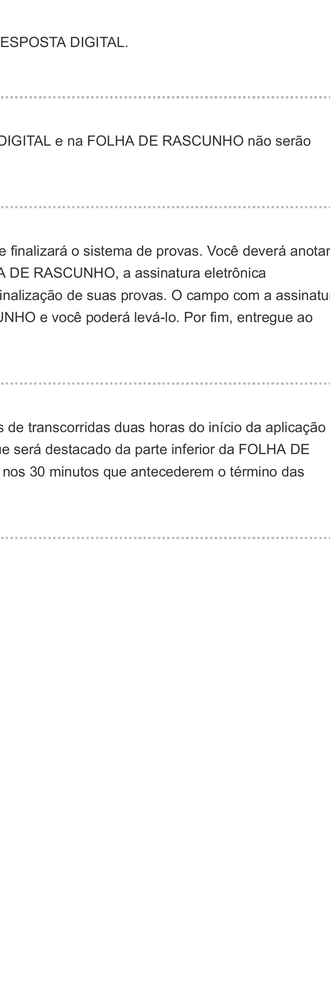
#> input picture 5Passo-OrganizarImagensColunasEInteiras/divididas-sem-bordas-do-meio/pagina_enem_02_direita.png, 330 x 1000 px, shrunk from 869 x 2636 before the run, found by its file name; its folder holds 4 pictures in this run
$ python concatenar_verticalmente.py
#> lines starting #> are read from the running program, lines starting #| are printed output that depends on the picture
"""
Proposito: Concatenar verticalmente as imagens de colunas do Passo 5 (ENEM 2022 Digital).
Adaptado do codigo original de Alexandre Nassar de Peder
"""

from PIL import Image
import os
import re

# Ajuste de caminhos relativos a partir da raiz do projeto
pasta_imagens = "5Passo-OrganizarImagensColunasEInteiras/divididas-sem-bordas-do-meio"
pasta_saida = "6Passo-ConcatenarVerticalmente"

os.makedirs(pasta_saida, exist_ok=True)

# Funcao para extrair o numero da pagina e ordenar corretamente
def get_sort_key(nome_arquivo):
    # Extrai o numero da pagina
    numero = int(re.search(r'pagina_enem_(\d+)_', nome_arquivo).group(1))
    # Define a ordem: esquerda primeiro (0), depois direita (1)
    lado = 0 if 'esquerda' in nome_arquivo else 1
    return (numero, lado)

if not os.path.exists(pasta_imagens):
    print(f"Erro: A pasta de origem '{pasta_imagens}' nao foi encontrada!")
else:
    print("Coletando e ordenando as imagens do Passo 5...")
    arquivos = [f for f in os.listdir(pasta_imagens) if f.endswith('.png')]
    arquivos.sort(key=get_sort_key)

    if not arquivos:
        print("Aviso: Nenhuma imagem encontrada na pasta de origem.")
    else:
        imagens = []
        for arquivo in arquivos:
            caminho = os.path.join(pasta_imagens, arquivo)
            imagens.append(Image.open(caminho))
            print(f"Adicionando a pilha: {arquivo}")

        # Encontrar a largura maxima
        largura_max = max(img.width for img in imagens)

        # Concatenar verticalmente
        print("\nGerando a imagem vertical unificada (isto pode levar alguns segundos)...")
        altura_total = sum(img.height for img in imagens)
        imagem_final = Image.new('RGB', (largura_max, altura_total))
#> imagem_final: PIL image 330x4000 RGB; every value is 0

        y = 0
        for img in imagens:
            imagem_final.paste(img, (0, y))
            y += img.height
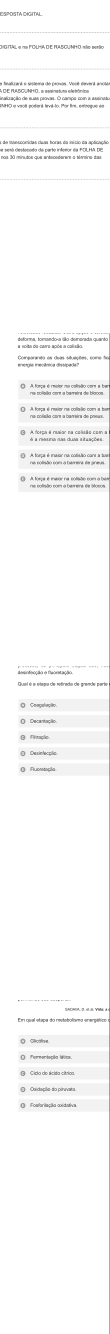
#> imagem_final: PIL image 330x4000 RGB (shown at 1/3 size); min 0, max 255, mean 248.9

        # Salvar o resultado final na pasta do Passo 6
        caminho_salvamento = os.path.join(pasta_saida, 'colunas_concatenadas_verticalmente.png')
        imagem_final.save(caminho_salvamento)
        print("\nImagens concatenadas na ordem correta com sucesso!")
        print(f"Arquivo gerado em: {caminho_salvamento}")
